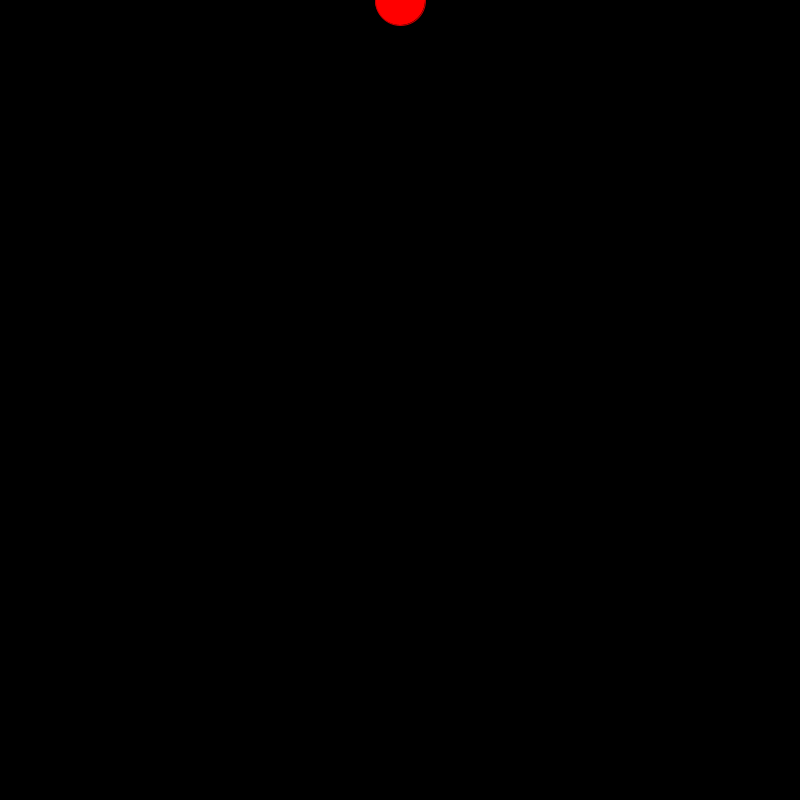
Frame 1 (no input)
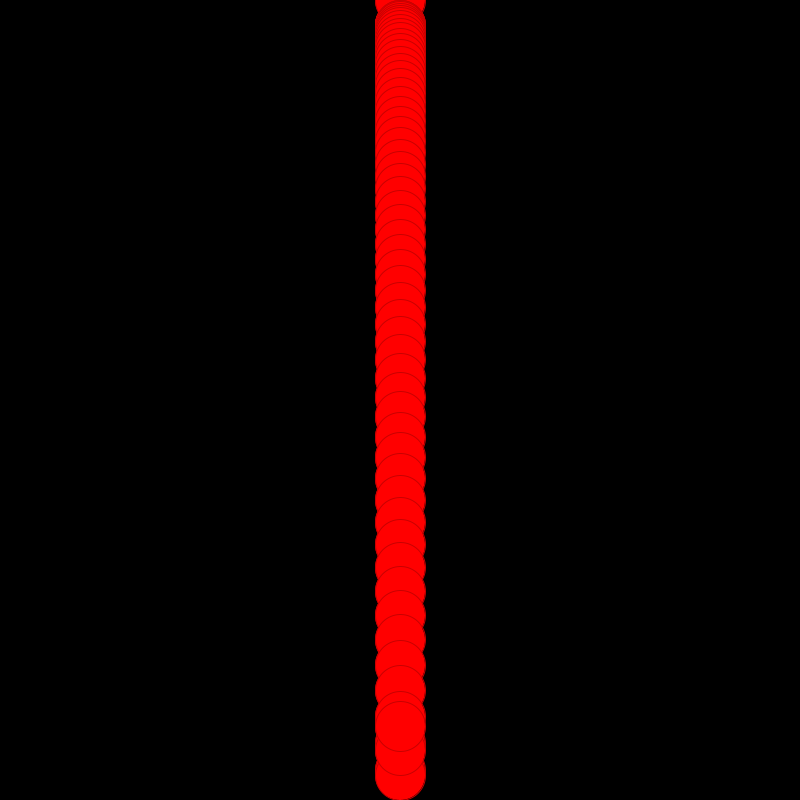
Frame 60 (the mouse pressed at the canvas centre just before this capture)
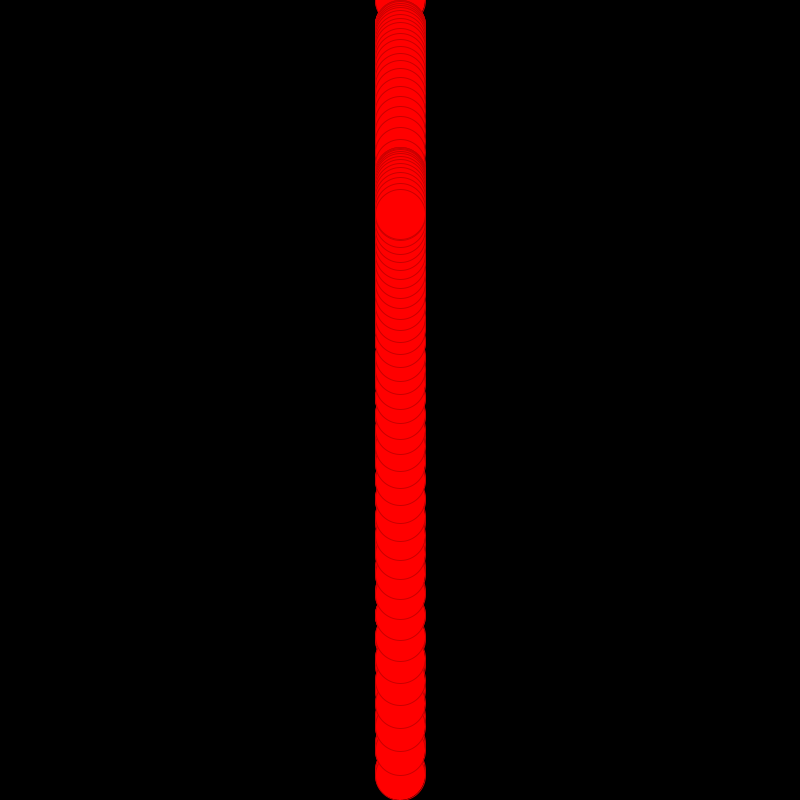
Frame 120 (the mouse held since frame 60 and released just before this capture)

The Processing sketch that drew these frames (run headless with seeded random() and noise(); from frame 60 on, the mouse is pressed at the canvas centre):

// Processing sketch: arrow_controlled_square_1st_week
// ── arrow_controlled_square_1st_week.pde
//arrow-key-controlled square

//variables
float x1 = 400;
float y1 = 0;

//g-force
float speed1 = 0;
float gs = 0.5;

//sideway momentum
float speed2 = 0;

void setup(){
 size(800,800); 
 background(0);
}

void draw(){
 //background refresh
 
 //player
 rectMode(CENTER);
 stroke(200,0,0);
 fill(255,0,0);
 circle(x1,y1,50);
 
 //g-force
 speed1 = speed1 + gs;
 y1 = speed1 + y1;
 
 //sideways momentum
 x1 = speed2 + x1;
 
 //controls
   //UP
 if(keyPressed == true && keyCode == UP){
   y1 = y1 - 10;
 }
   //DOWN
 if(keyPressed == true && keyCode == DOWN){
   y1 = y1 + 10;
 }
   //LEFT
 if(keyPressed == true && keyCode == LEFT){
   speed2 = 0;
   x1 = x1 - 10;
 }
   //RIGHT
 if(keyPressed == true && keyCode == RIGHT){
   speed2 = 0;
   x1 = x1 + 10;
 }
 
 //boundaries
   //left wall
 if(x1-25 < 0){
   speed2 = 0;
   speed2 = speed2 * -0.5;
   speed2 = speed2 + 5;
   x1 = 25;
 }
   //right wall
 if(x1+25 > 800){
   speed2 = 0;
   speed2 = speed2 * -0.5;
   speed2 = speed2 - 5;
   x1 = 775;
 }
   //ceiling
 if(y1-25 < 0){
   speed1 = speed1 * -0.9;
   y1 = 25;
 }
   //floor
 if(y1+25 > 800){
   speed1 = speed1 * -0.9;
   y1 = 775;
 }
}
